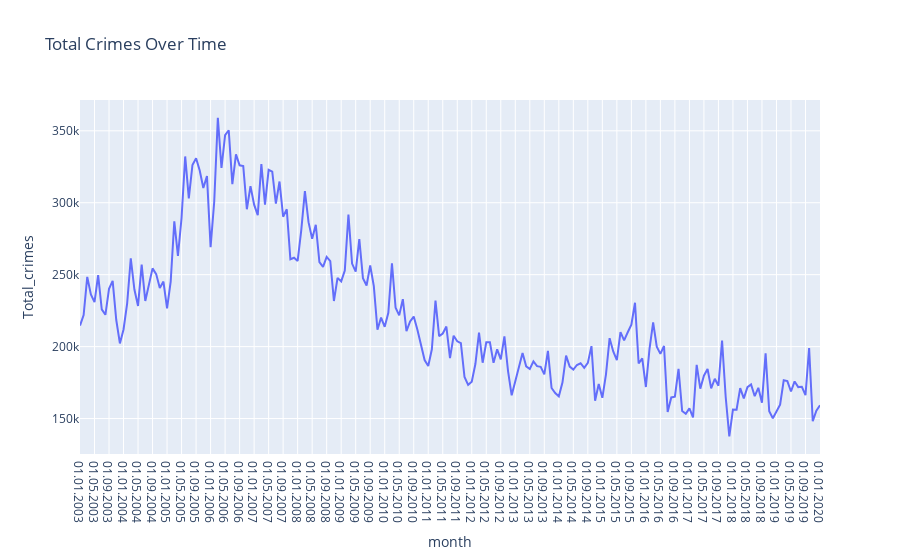

The cell this chart's notebook holds for it:
### Code cell
import plotly.express as px

fig = px.line(df, x='month', y='Total_crimes', title='Total Crimes Over Time')
fig.show()

### Figure 1 — Plotly figure (JSON) as saved in the notebook; plotly's stock layout.template omitted (floating-point values rounded to 4 significant figures; data arrays with more than 128 entries replaced by an {"elided": "..."} marker saying what was removed)
{"data": [{"hovertemplate": "month=%{x}<br>Total_crimes=%{y}<extra></extra>", "legendgroup": "", "line": {"color": "#636efa", "dash": "solid"}, "marker": {"symbol": "circle"}, "mode": "lines", "name": "", "orientation": "v", "showlegend": false, "type": "scatter", "x": {"elided": "205 str values"}, "xaxis": "x", "y": {"elided": "205 int values"}, "yaxis": "y"}], "layout": {"autosize": true, "legend": {"tracegroupgap": 0}, "title": {"text": "Total Crimes Over Time"}, "xaxis": {"anchor": "y", "autorange": true, "domain": [0, 1], "range": [0, 204], "title": {"text": "month"}, "type": "category"}, "yaxis": {"anchor": "x", "autorange": true, "domain": [0, 1], "range": [125400.0, 371400.0], "title": {"text": "Total_crimes"}, "type": "linear"}}}
